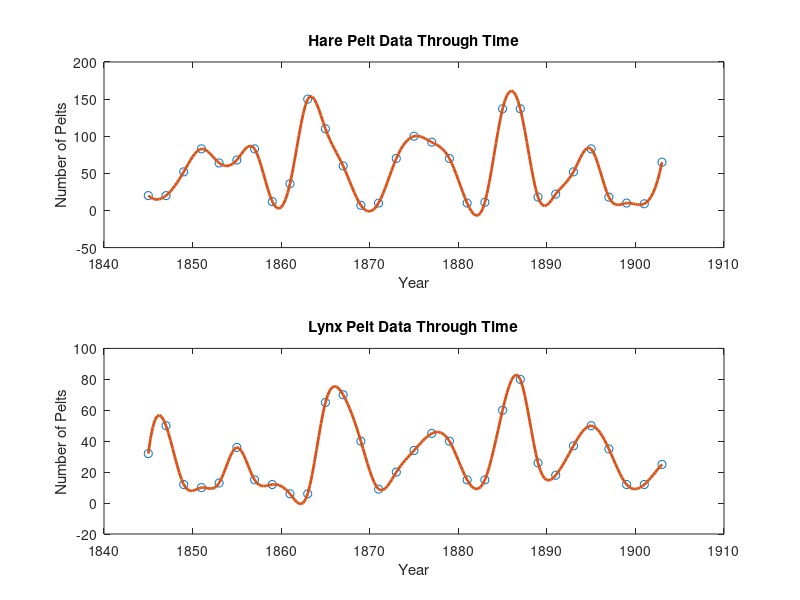

This chart was generated by the following MATLAB code: (Note: this script raises an error after producing the figure.)
%AMATH 563 - HW2
%Author: Nick Montana

pelt_data = [1845 20 32;
    1847 20 50;
    1849 52 12;
    1851 83 10;
    1853 64 13;
    1855 68 36;
    1857 83 15;
    1859 12 12;
    1861 36 6;
    1863 150 6;
    1865 110 65;
    1867 60 70;
    1869 7 40;
    1871 10 9;
    1873 70 20;
    1875 100 34;
    1877 92 45;
    1879 70 40; 
    1881 10 15;
    1883 11 15;
    1885 137 60;
    1887 137 80;
    1889 18 26;
    1891 22 18;
    1893 52 37;
    1895 83 50;
    1897 18 35;
    1899 10 12;
    1901 9 12;
    1903 65 25];

large_dt =2; 
t=1845:large_dt:1903;

dt = .25;
interpolated_time = 1845:dt:1903;
interpolated_hare = spline(t, pelt_data(:, 2), interpolated_time);
interpolated_lynx = spline(t, pelt_data(:, 3), interpolated_time);

%% Plot the interpolated data
figure(1)
subplot (2, 1, 1);
plot(t,pelt_data(:,2), 'o',interpolated_time, interpolated_hare,'Linewidth',[2]);
title ('Hare Pelt Data Through Time');
xlabel('Year');
ylabel('Number of Pelts')
subplot (2, 1, 2);
plot(t,pelt_data(:,3), 'o',interpolated_time, interpolated_lynx,'Linewidth',[2]);
%Right after pelt_data(:,2), you could put a ", 'r*', to make points. 
%Might want to consider to interpolate the data. Check out spline. 
title ('Lynx Pelt Data Through Time');
xlabel('Year');
ylabel('Number of Pelts');

%{
n = length (pelt_data);

x1=pelt_data (:, 2);
x2=pelt_data (:, 3);
%}

%% Setting up data and Libraries 
n = length(interpolated_hare);
x1 = interpolated_hare.';
x2 = interpolated_lynx.';

for j=2:n-1
  x1dot(j-1)=(x1(j+1)-x1(j-1))/(2*dt);
  x2dot(j-1)=(x2(j+1)-x2(j-1))/(2*dt);
end

x1s=x1(2:n-1);
x2s=x2(2:n-1);

one = ones(231,1);
two = 2*one;
three = 3*one;

Library1=[x1s x2s x1s.^2 x1s.*x2s x2s.^2 x1s.^3 (x2s.^2).*x1s x2s.^3];
Library2=[one two three sin(x1s) sin(x2s) cos(x1s) cos(x2s) sin(x1s).*cos(x1s) ...
    sin(x1s).*cos(x2s) sin(x2s).*cos(x1s) sin(x2s).*cos(x2s) ... 
    x1s x2s x1s.^2 x1s.*x2s x2s.^2 ...
    x1s.^3 (x1s.^2).*x2s (x2s.^2).*x1s x2s.^3 ... 
    x1s.^4 (x1s.^3).*x2s (x1s.^2).*(x2s.^2) x1s.*(x2s.^3) x2s.^4 ...
    x1s.^5 (x1s.^4).*x2s (x1s.^3).*(x2s.^2) (x1s.^2).*(x2s.^3)  ...
    x1s.*(x2s.^4) x2s.^5];

%% Do regression with Backslash for Library1 
%{
mu_coeffecients1=Library1\x1dot.';
mu_coeffecients2=Library1\x2dot.';
figure(2)
subplot(2,1,1), bar(mu_coeffecients1)
subplot(2,1,2), bar(mu_coeffecients2)
%}
%% Do regression with Backslash for Library 2
%{
mu_coeffecients1=Library2\x1dot.';
mu_coeffecients2=Library2\x2dot.';
figure(2)
subplot(2,1,1), bar(mu_coeffecients1)
subplot(2,1,2), bar(mu_coeffecients2)
%}
%% Do regression with Lasso for Library 2

mu_coeffecients1=lasso(Library2, x1dot.');
mu_coeffecients2=lasso(Library2,x2dot.');
figure(5)
subplot(2,1,1), bar(mu_coeffecients1)
subplot(2,1,2), bar(mu_coeffecients2)

%% Thresholding 
mu1_new = mu_coeffecients1;
for i = 1:length (mu_coeffecients1)
    if (abs(mu_coeffecients1(i)) < .0000000000001)
        mu1_new(i) = 0;
    else
        mu1_new(i) = mu_coeffecients1 (i);
    end
end

mu2_new = mu_coeffecients2;
for i = 1:length (mu_coeffecients2)
    if (abs(mu_coeffecients2(i)) < .0000000000001)
        mu2_new(i) = 0;
    else
        mu2_new(i) = mu_coeffecients2 (i);
    end
end

%% I don't know what this section is
%I don't think this did anything. 
%{
f1x = A2*xi1_new;
xi1_newest=A2\f1x;

figure(14)
bar(xi1_newest)
%}

figure(3)
bar(mu1_new);
f1x = Library2*mu1_new;
f2x = Library2*mu2_new;


%% Compute the slopes and see if they match up. Euler's Method 
x_estimate1 = zeros(30,1);
x_estimate1(1) = x1(1);
for i = 1:29
    x_estimate1 (i + 1) = x_estimate1 (i) + dt*f1x(i); 
end

x_estimate2 = zeros(30,1);
x_estimate2(1) = x2(1);
for i = 1:29
    x_estimate2 (i + 1) = x_estimate2 (i) + dt*f2x(i); 
end

figure;
subplot(2,1,1); plot(t,pelt_data(:,2),t, x_estimate1,'Linewidth',[2]);
title('Hares');
subplot (2,1,2); plot(t,pelt_data(:,3),t, x_estimate2,'Linewidth',[2]);
title('Lynx');

%% Create a scatter Plot of the Data and Model
figure;
scatter(x_estimate1, x_estimate2, 'filled');
figure;
scatter(pelt_data(:, 2), pelt_data(:,3), 'filled');

%% Trying to use the Euler function
%{
x_estimate1 = Euler (f1x, 1845, 1903, x1(1), 29);
figure (45);
plot(t,pelt_data(:,2),t, x_estimate1,'Linewidth',[2]);
%}


%% Calculate the KL Divergence 
data_range = min(pelt_data(:,2)): .01: max(pelt_data(:,2));
f=hist(pelt_data(:,2),data_range)+0.01;
g1=hist(x_estimate1,data_range)+0.01;
f=f/trapz(data_range,f); % normalize data
g1=g1/trapz(data_range,g1);

plot(data_range,f,data_range,g1,'Linewidth',[2])
Int1=f.*log(f./g1); 
I1=trapz(data_range,Int1)

data_range = min(pelt_data(:,3)): .01: max(pelt_data(:,3));
f=hist(pelt_data(:,3),data_range)+0.01;
g1=hist(x_estimate2,data_range)+0.01;
f=f/trapz(data_range,f); % normalize data
g1=g1/trapz(data_range,g1);

plot(data_range,f,data_range,g1,'Linewidth',[2])
Int2=f.*log(f./g1); 
I2=trapz(data_range,Int2)

%% This is where ode45 would go if I could figure out how to work it. 
%{
%Trying to implement ode45
f1x = A2*xi1;
tspan=[1845 1903];
y0 = [x1(1) x2(1)];
[r y] =ode45('rhs_test', t, x1(1), x2(1), f1x);

figure;
plot(t,y(1),t,y(2))
%}

%% AIC - K is the number of parameters in your library. Google AIC ,
%Use sum(y-xdot)^2, n is the number of "bins"

K = size(Library2, 2);
RSS1 = 0;
for i = 1:30
RSS1 = (pelt_data(i,2) - x_estimate1(i))^2;
end
AIC1 = 2*K - 2*log(RSS1)
n = 6;
BIC1 = log(n)*K -2*log(RSS1)

RSS2 = 0;
for i = 1:30
RSS2 = (pelt_data(i,3) - x_estimate2(i))^2;
end
AIC2 = 2*K - 2*log(RSS2)
n = 6;
BIC2 = log(n)*K -2*log(RSS2)
